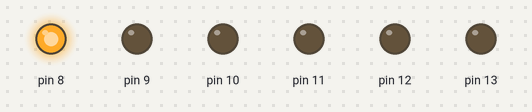
A sketch run on a simulated Arduino Uno, built with avr-gcc and run on an emulated ATmega328P. Shown: output pins drawn as LEDs (lit = HIGH).

Above: at 0.05 s.
At 0.35 s:
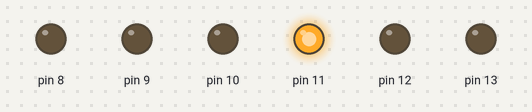
At 0.95 s:
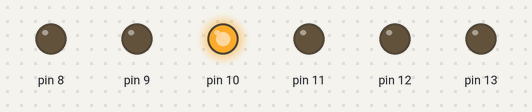
At 1.35 s:
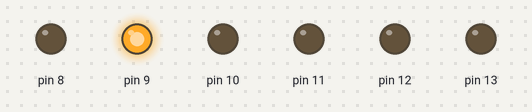
At 1.8 s:
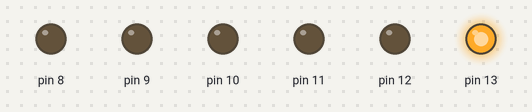
At 2.85 s:
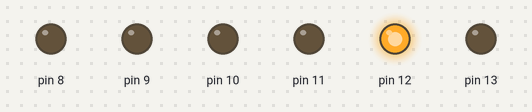
Timing chart, 0 to 3.1 s (numbered marks = the images above):
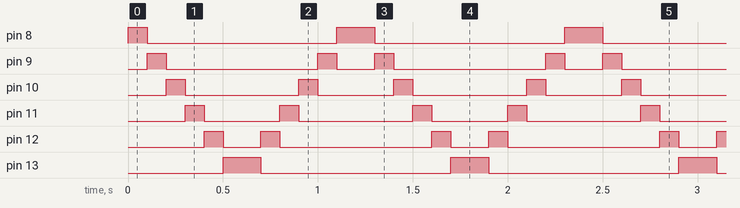

The sketch:

Blink2.ino
```cpp
//fa ledurile 8-13 sa dea cycle prin diverse animatii
void setup() {
  for(int i=8; i<=13; i++)
    pinMode(i, OUTPUT);
}

//face ca toate ledurile sa se aprinda odata la o secunda
void blink() {
  for(int i=8; i<=13; i++)
    digitalWrite(i, millis() / 1000 & 1);
}

//face o animate de "plimbare" a ledului
void walk() {
  for(int i=8; i<=13; i++) {
    digitalWrite(i, 1);
    digitalWrite(i-1,0);
    delay(100);
  }

  for(int i=13; i>=8; i--) {
    digitalWrite(i, 1);
    digitalWrite(i+1,0);
    delay(100);
  }
}

//inchide toate ledurile
void close() {
  for(int i=8; i<=13; i++)
    digitalWrite(i, 0);
}

void loop() {
  blink();
  close();
  walk();
  close();
}
```

Measured:
- by itself, pin 8: repeats every 1.2 s: LOW 1.0 s, HIGH 0.20 s
- by itself, pin 9: repeats every 1.2 s: LOW 0.80 s, HIGH 0.10 s, LOW 0.20 s, HIGH 0.10 s
- by itself, pin 10: repeats every 1.2 s: LOW 0.60 s, HIGH 0.10 s, LOW 0.40 s, HIGH 0.10 s
- by itself, pin 11: repeats every 1.2 s: LOW 0.40 s, HIGH 0.10 s, LOW 0.60 s, HIGH 0.10 s
- by itself, pin 12: repeats every 1.2 s: LOW 0.20 s, HIGH 0.10 s, LOW 0.80 s, HIGH 0.10 s
- by itself, pin 13: alternates HIGH for 0.20 s and LOW for 1.0 s
